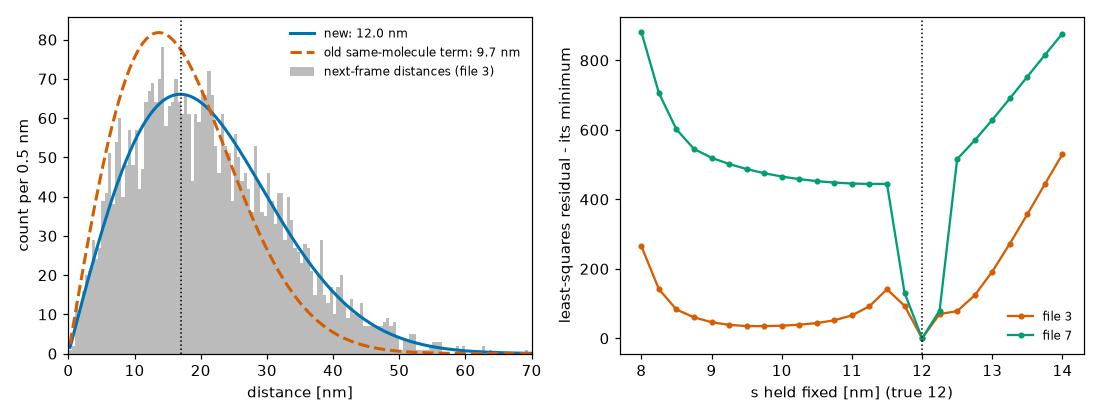

The Python source for this figure:
# -*- coding: utf-8 -*-
"""
Why Picasso's least-squares NeNA fit came out low, and what each part of the new estimator fixes
(docs/nena.md, section 2). Synthetic data only.

Files: the channel-2 tests' generator (600 emitters over 25 um, 4000 frames, 1 + Poisson(3) events of
Geometric(0.4) frames, sigma = 12 nm per axis, float32 pixel round trip at 130 nm), seeds 0-19 -- the 20 files
where 5 low values were first seen -- and 20 files of docs/sims/nena/nena_sim.py at sigma 12 nm, ~2000 pairs,
no contamination (seeds 900000-900019).

Estimators, cumulative:
  A  Picasso least squares on the 0.5 nm histogram, 3 starts (the previous estimator; unseeded, as the channel-2
     code calls it)
  B  the same least squares from 36 starts, the smallest residual kept (is it a local-minimum problem?)
  C  maximum likelihood of the same model on the distances, 24 starts, nearby width free (>= 0.05 s)
  D  C with the nearby width >= sqrt(2) s
  E  D with the nearby term kept only when BIC supports it (the new estimator, tools.mps_quality.nena)
and the oracle sqrt(<d^2>/4) of the pairs the nearest-neighbour rule matched to the same molecule.

Also: for seeds 3 and 7 the least-squares residual profiled over s, which shows the two failure modes.

Usage: python docs/sims/nena/nena_diagnosis.py  ->  nena_diagnosis.json (+ nena_diagnosis.png if matplotlib)
"""
from __future__ import annotations

import json
import os
import sys
from typing import Any, Dict, List

import numpy as np
from scipy.optimize import curve_fit

HERE = os.path.dirname(os.path.abspath(__file__))
REPO = os.path.dirname(os.path.dirname(os.path.dirname(HERE)))
sys.path.insert(0, REPO)
sys.path.insert(0, HERE)

from nena_sim import next_frame_pairs, rayleigh_rms_scale, simulate  # noqa: E402
from tools import mps_quality as q  # noqa: E402

D_MAX = 120.0
SIGMA = 12.0


def channel2_field(seed: int):
    rng = np.random.default_rng(seed)
    n_emitters, frames, field_nm = 600, 4000, 25000.0
    cx = rng.uniform(0, field_nm, n_emitters)
    cy = rng.uniform(0, field_nm, n_emitters)
    fr, xs, ys, mol = [], [], [], []
    for i in range(n_emitters):
        for _ in range(rng.poisson(3) + 1):
            start = int(rng.integers(0, frames - 10))
            length = int(rng.geometric(0.4))
            for k in range(length):
                fr.append(start + k)
                xs.append(cx[i] + rng.normal(0, SIGMA))
                ys.append(cy[i] + rng.normal(0, SIGMA))
                mol.append(i)
    order = np.argsort(fr, kind="stable")
    x = (np.asarray(xs)[order] / 130.0).astype(np.float32).astype(float) * 130.0
    y = (np.asarray(ys)[order] / 130.0).astype(np.float32).astype(float) * 130.0
    return np.asarray(fr)[order].astype(np.int64), x, y, np.asarray(mol)[order]


def hist(d):
    edges = np.arange(0.0, D_MAX + 0.5, 0.5)
    counts, edges = np.histogram(d, bins=edges)
    return 0.5 * (edges[:-1] + edges[1:]), counts.astype(float)


def lsq_many(d) -> float:
    c, counts = hist(d)
    area = float(np.trapezoid(counts, c))
    med = float(np.median(d)) / 1.665
    best, rss = float("nan"), np.inf
    for s0 in (0.7 * med, med, 1.4 * med):
        for frac in (0.0, 0.1, 0.3):
            for dc0, sc0 in ((2 * s0, s0), (4 * s0, 2 * s0), (0.5 * D_MAX, 0.25 * D_MAX), (D_MAX, D_MAX / 3)):
                try:
                    p, _ = curve_fit(q._picasso_model, c, counts,
                                     p0=[(1 - 2 * frac) * area + 1e-9, s0, frac * area + 1e-9, dc0, sc0],
                                     bounds=([0] * 5, [np.inf] * 5), maxfev=5000)
                except (RuntimeError, ValueError):
                    continue
                r = float(np.sum((q._picasso_model(c, *p) - counts) ** 2))
                if r < rss:
                    rss, best = r, float(p[1])
    return best


def ml_two(d, min_sd_factor: float) -> float:
    saved = q.NENA_NEARBY_MIN_SD_FACTOR
    q.NENA_NEARBY_MIN_SD_FACTOR = min_sd_factor
    try:
        lik = q._NeNALikelihood(d, D_MAX)
        _, best = q._nena_fit_two(lik, q._nena_starts(lik, None))
    finally:
        q.NENA_NEARBY_MIN_SD_FACTOR = saved
    return float(best[0]) if best is not None else float("nan")


def lsq_profile(d) -> List[List[float]]:
    """Smallest least-squares residual at each fixed s, the other four parameters free (many starts)."""
    c, counts = hist(d)
    area = float(np.trapezoid(counts, c))
    out = []
    for s in np.arange(8.0, 14.01, 0.25):
        best = np.inf
        for frac in (1e-6, 0.02, 0.1, 0.3):
            for dc0, sc0 in ((5, 3), (10, 5), (20, 10), (30, 10), (40, 15), (60, 30), (120, 40), (300, 50)):
                def f(dd, da, ac, dc, sc):
                    return q._picasso_model(dd, da, s, ac, dc, sc)
                try:
                    p, _ = curve_fit(f, c, counts, p0=[(1 - 2 * frac) * area, frac * area, dc0, sc0],
                                     bounds=([0] * 4, [np.inf] * 4), maxfev=5000)
                except (RuntimeError, ValueError):
                    continue
                best = min(best, float(np.sum((f(c, *p) - counts) ** 2)))
        out.append([float(s), best])
    return out


def evaluate(frame, x, y, mol) -> Dict[str, Any]:
    d, same = next_frame_pairs(frame, x, y, mol, D_MAX)
    r = q.nena(frame, x, y)
    return dict(n_pairs=int(d.size), A_old=float(r.lsq_nm), B_lsq_36_starts=lsq_many(d),
                C_ml_free_width=ml_two(d, 0.05), D_ml_width_ge_sqrt2s=ml_two(d, float(np.sqrt(2.0))),
                E_new=float(r.precision_nm), oracle=rayleigh_rms_scale(d[same]),
                ci=[float(r.ci_low_nm), float(r.ci_high_nm)], nearby_term_used=bool(r.nearby_term_used),
                flags=list(r.flags))


def table(rows: List[Dict[str, Any]]) -> Dict[str, Any]:
    out = {}
    for key in ("A_old", "B_lsq_36_starts", "C_ml_free_width", "D_ml_width_ge_sqrt2s", "E_new", "oracle"):
        v = np.array([r[key] for r in rows]) / SIGMA
        out[key] = dict(min=float(v.min()), max=float(v.max()), median=float(np.median(v)), sd=float(v.std()),
                        off_more_than_5pct=int(np.sum(np.abs(v - 1) > 0.05)))
    return out


def main() -> None:
    ch2 = []
    for seed in range(20):
        frame, x, y, mol = channel2_field(seed)
        row = evaluate(frame, x, y, mol)
        row["seed"] = seed
        ch2.append(row)
        print("channel-2 file", seed, {k: (round(v / SIGMA, 3) if isinstance(v, float) else v) for k, v in row.items()
                                       if k not in ("ci", "flags")}, flush=True)
    grid = []
    for seed in range(900000, 900020):
        frame, x, y, mol = simulate(SIGMA, n_mol=333, seed=seed)
        row = evaluate(frame, x, y, mol)
        row["seed"] = seed
        grid.append(row)
    profiles = {}
    for seed in (3, 7):
        frame, x, y, mol = channel2_field(seed)
        d, _ = next_frame_pairs(frame, x, y, mol, D_MAX)
        profiles[str(seed)] = lsq_profile(d)
    result = dict(description=__doc__.strip().splitlines()[0], sigma_nm=SIGMA, d_max_nm=D_MAX,
                  channel2_files=dict(summary=table(ch2), files=ch2),
                  sim_files=dict(summary=table(grid), files=grid), lsq_residual_profiles=profiles)
    with open(os.path.join(HERE, "nena_diagnosis.json"), "w", encoding="utf-8") as fh:
        json.dump(result, fh, indent=1)
    for name, part in (("channel-2 files", ch2), ("nena_sim files", grid)):
        print(name)
        for key, s in table(part).items():
            print(f"   {key:22s} {s}")
    try:
        import matplotlib
        matplotlib.use("Agg")
        import matplotlib.pyplot as plt
    except ImportError:
        return
    frame, x, y, mol = channel2_field(3)
    r = q.nena(frame, x, y)
    c, counts = hist(q._next_frame_distances_nm(frame, x, y, D_MAX))
    fig, axes = plt.subplots(1, 2, figsize=(10, 3.8))
    ax = axes[0]
    ax.bar(c, counts, width=0.5, color="#bbbbbb", label="next-frame distances (file 3)")
    ax.plot(c, r.best_fit, color="#0072B2", lw=2, label=f"new: {r.precision_nm:.1f} nm")
    s_old = r.lsq_nm
    ray = counts.sum() * 0.5 * (c / (2 * s_old ** 2)) * np.exp(-c ** 2 / (4 * s_old ** 2))
    ax.plot(c, ray, color="#D55E00", lw=2, ls="--", label=f"old same-molecule term: {s_old:.1f} nm")
    ax.axvline(np.sqrt(2) * SIGMA, color="k", lw=1, ls=":")
    ax.set_xlim(0, 70)
    ax.set_xlabel("distance [nm]")
    ax.set_ylabel("count per 0.5 nm")
    ax.legend(frameon=False, fontsize=8)
    ax = axes[1]
    for seed, colour in (("3", "#D55E00"), ("7", "#009E73")):
        prof = np.array(profiles[seed])
        ax.plot(prof[:, 0], prof[:, 1] - prof[:, 1].min(), marker="o", ms=3, color=colour, label=f"file {seed}")
    ax.axvline(SIGMA, color="k", lw=1, ls=":")
    ax.set_xlabel("s held fixed [nm] (true 12)")
    ax.set_ylabel("least-squares residual - its minimum")
    ax.legend(frameon=False, fontsize=8)
    fig.tight_layout()
    fig.savefig(os.path.join(HERE, "nena_diagnosis.png"), dpi=110)


if __name__ == "__main__":
    main()
